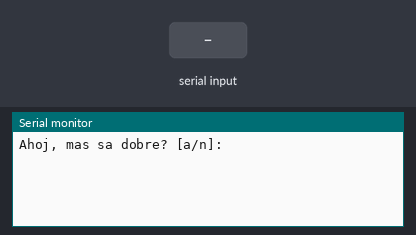
Bench run of a sketch on a simulated Arduino Uno, built with avr-gcc and run on an emulated ATmega328P. Shown: the last lines printed to the serial monitor. Inputs (shaded band) come from the test bench.

Above: at 1.2 s.
1.3 s: "a" received over Serial
At 2.5 s:
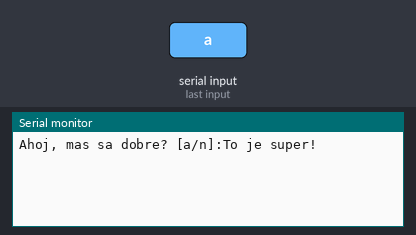
2.8 s: "n" received over Serial
At 3.6 s:
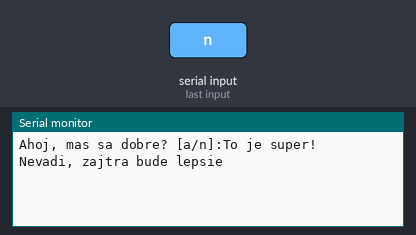

The sketch:

02_serport_input.ino.ino
```cpp
void setup()
{
  Serial.begin(9600);
  Serial.print("Ahoj, mas sa dobre? [a/n]:");
}

void loop()
{
  if (Serial.available())
  {
    char c = Serial.read();
    if (c == 'a') Serial.println("To je super!");
    if (c == 'n') Serial.println("Nevadi, zajtra bude lepsie");
  }
}
```

Measured:
- after the input at 1.3 s, the serial monitor: prints a new line at once (image 1)
- after the input at 2.8 s, the serial monitor: prints a new line at once (image 2)
